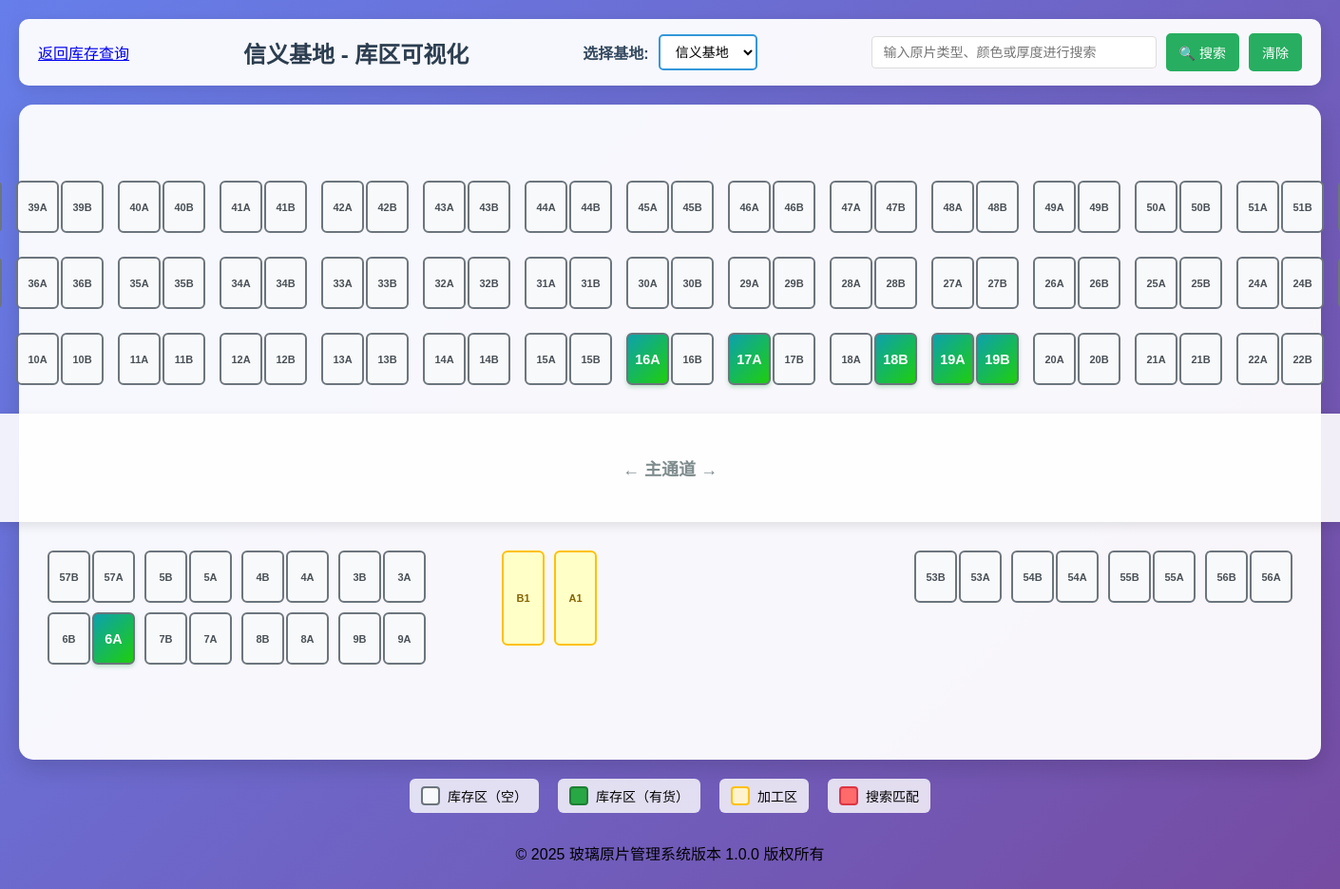
Before: /warehouse.php with the older database file.
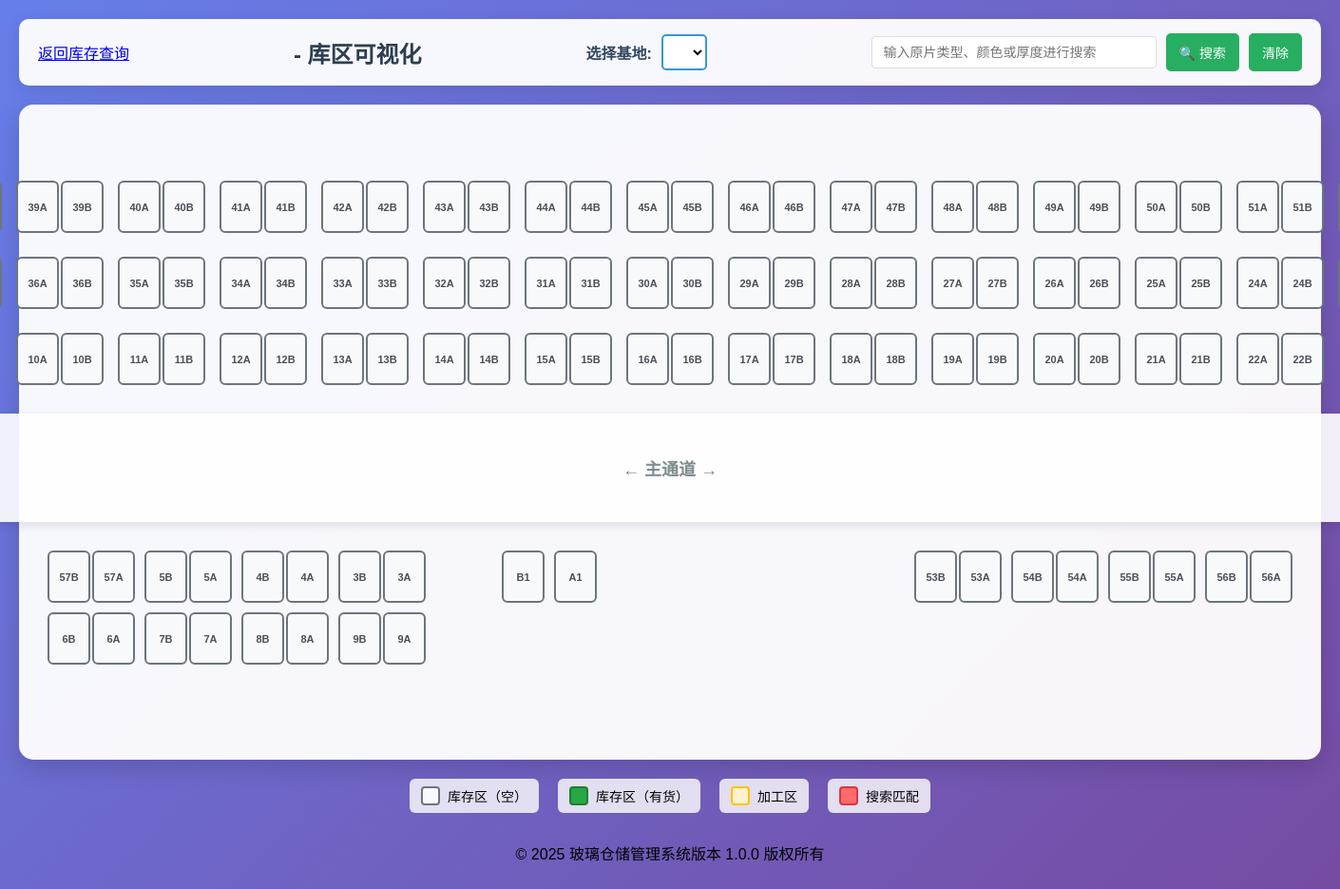
After: the same page with the newer database file.
### tables this page shows
CREATE TABLE `bases` (`id` INT(11) NOT NULL AUTO_INCREMENT,
`name` VARCHAR(50) NOT NULL Comment "基地名称",
`code` VARCHAR(20) NOT NULL Comment "基地编码",
`address` VARCHAR(255) NULL Comment "基地地址",
`created_at` TIMESTAMP NOT NULL DEFAULT CURRENT_TIMESTAMP,
`updated_at` TIMESTAMP NOT NULL DEFAULT CURRENT_TIMESTAMP ON UPDATE CURRENT_TIMESTAMP(0),
PRIMARY KEY (`id`));

CREATE TABLE `settings` (`id` INT(11) NOT NULL AUTO_INCREMENT,
`setting_key` VARCHAR(100) NOT NULL Comment "设置键",
`value` TEXT NULL Comment "设置值",
`description` VARCHAR(255) NULL Comment "设置描述",
`created_at` TIMESTAMP NOT NULL DEFAULT CURRENT_TIMESTAMP,
`updated_at` TIMESTAMP NOT NULL DEFAULT CURRENT_TIMESTAMP ON UPDATE CURRENT_TIMESTAMP(0),
UNIQUE INDEX `setting_key`(`setting_key` ASC) USING BTREE,
PRIMARY KEY (`id`));

### includes/db.php (called while the page is built, shortened)
<?php
function getDbConnection() {
    static $conn = null;
    if ($conn === null) {
        $conn = new mysqli(DB_HOST, DB_USER, DB_PASS, DB_NAME);
        $conn->set_charset(DB_CHARSET);
    }
    return $conn;
}
function query($sql, $params = []) {
    $conn = getDbConnection();
    $stmt = $conn->prepare($sql);
    if (!empty($params)) {
        $types = '';
        foreach ($params as $param) {
            if (is_int($param)) {
                $types .= 'i';
            } elseif (is_float($param)) {
                $types .= 'd';
            } elseif (is_string($param)) {
                $types .= 's';
            } else {
                $types .= 'b';
            }
        }
        if (!$stmt->bind_param($types, ...$params)) {
            throw new Exception("参数绑定失败: " . $stmt->error);
        }
    }
    if (!$stmt->execute()) {
        throw new Exception("执行查询失败: " . $stmt->error . "<br>SQL: " . $sql);
    }
    $result = $stmt->get_result();
    return $result;
}
function fetchRow($sql, $params = []) {
    $result = query($sql, $params);
    $row = $result->fetch_assoc();
    return $row;
}
?>

### includes/app_info.php (called while the page is built, shortened)
<?php
require_once __DIR__ . '/db.php';
function getAppName() {
    try {
        $setting = fetchRow("SELECT value FROM settings WHERE setting_key = 'system_name' LIMIT 1");
        if ($setting && !empty($setting['value'])) {
            return $setting['value'];
        }
        return '玻璃仓储管理系统';
    } catch (Exception $e) {
        return '玻璃仓储管理系统';
    }
}
function getAppVersion() {
    try {
        $setting = fetchRow("SELECT value FROM settings WHERE setting_key = 'system_version' LIMIT 1");
        if ($setting && !empty($setting['value'])) {
            return $setting['value'];
        }
        return '1.0.0';
    } catch (Exception $e) {
        return '1.0.0';
    }
}
?>

### warehouse.php (the view, shortened to what the rows shown need)
<?php
require_once 'includes/db.php';
require_once 'includes/app_info.php';
$base_id = 1;
$validBases = fetchAll("SELECT id, name FROM bases ORDER BY id");
$baseIds = array_column($validBases, 'id');
if (!in_array($base_id, $baseIds)) {
    $base_id = 1;
}
$baseInfo = fetchRow("SELECT * FROM bases WHERE id = ?", [$base_id]);
?>
<!DOCTYPE html>
<html lang="zh-CN">
<head>
</head>
<body>
    <div class="header">
        <a href="/viewer/inventory.php" class="nav-link">返回库存查询</a>
        <h1 id="page-title"><?php echo htmlspecialchars($baseInfo['name']); ?> - 库区可视化</h1>
        <div class="base-selector">
            <label for="base-select">选择基地:</label>
            <select id="base-select">
            </select>
        </div>
        <div class="search-container">
            <div class="search-input-container">
            </div>
            <button type="button" id="search-btn" class="search-btn">🔍 搜索</button>
            <button type="button" id="clear-btn" class="clear-btn">清除</button>
        </div>
    </div>
    <footer>
        <p>© 2025 <?php echo getAppName(); ?>版本 <?php echo getAppVersion(); ?> 版权所有</p>
    </footer>
</body>
</html>
<?php
$content = ob_get_clean();
echo $content;
?>

Changed rows visible on the page:
removed bases: name "信义基地"
removed settings: value "玻璃原片管理系统"
removed settings: value "1.0.0"
Other visible differences:
form field value: "信义基地" → (not shown)
getAppName(): (not shown) → "玻璃仓储管理系统"
getAppVersion(): (not shown) → "1.0.0"
